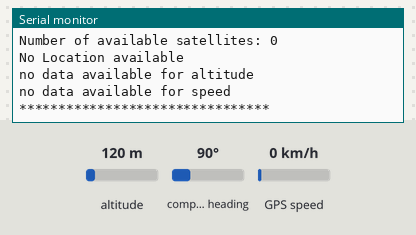
Simulated run of this sketch. Board: Arduino Uno, built for the host (arithmetic inside an expression is 32-bit, double 64-bit). Shown: the last lines printed to the serial monitor. The inputs (shaded band) are chosen by the test bench; at power-on: altitude 120 m, GPS speed 0 km/h, compass heading 90°. The GPS gets a fix after 3 s at 37.7749, -122.4194 with 8 satellites.

Above: at 1.2 s.
1.3 s: altitude set to 20 m
At 4.8 s:
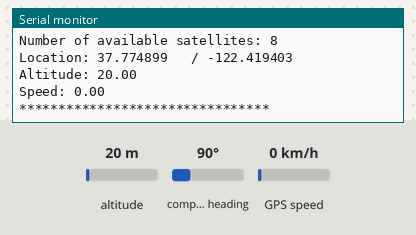
5.4 s: GPS speed set to 2 km/h
At 6.7 s:
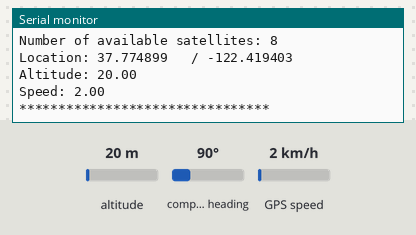
6.9 s: altitude set to 250 m
At 7.9 s:
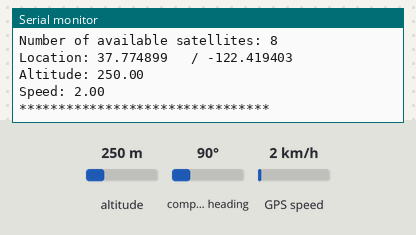

Measured:
- after the input at 1.3 s, the serial monitor: prints a new line after 2.7 s (image 1)
- after the input at 5.4 s, the serial monitor: prints a new line after 0.65 s (image 2)
- after the input at 6.9 s, the serial monitor: prints a new line after 0.16 s (image 3)

The sketch:

GPS_Customized.ino
```cpp
//This is a customized version of "full example" in TinyGPS++ library
//for sadra cansat team 2017

#include <TinyGPS++.h>
#include <SoftwareSerial.h>

static const int RXPin = 3, TXPin = 4;
static const uint32_t GPSBaud = 9600;

TinyGPSPlus gps;
SoftwareSerial ss(RXPin, TXPin);

void setup()
{
  Serial.begin(115200);
  ss.begin(GPSBaud);
}

void loop()
{
    if(gps.satellites.isValid())
    {
      Serial.print("Number of available satellites: ");
      Serial.println(gps.satellites.value());
    }
  else
    Serial.println("no data available for GPS lock");

    if(gps.location.isValid())
    {
      Serial.print("Location: ");
      printFloat(gps.location.lat());
      Serial.print(" / ");
      printFloat(gps.location.lng());
      Serial.println();
    }
  else
    Serial.println("No Location available");

  if(gps.altitude.isValid())
    {
      Serial.print("Altitude: ");
      Serial.println(gps.altitude.meters());
    }
  else
    Serial.println("no data available for altitude");

  if(gps.speed.isValid())
    {
      Serial.print("Speed: ");
      Serial.println(gps.speed.kmph());
    }
  else
    Serial.println("no data available for speed");

  Serial.println("********************************");

 smartDelay(1000);

}

// This custom version of delay() ensures that the gps object
// is being "fed".
static void smartDelay(unsigned long ms)
{
  unsigned long start = millis();
  do
  {
    while (ss.available())
      gps.encode(ss.read());
  } while (millis() - start < ms);
}

static void printFloat(float val)
{

    Serial.print(val, 6);
    int vi = abs((int)val);
    int flen = 6 + (val < 0.0 ? 2 : 1); // . and -
    flen += vi >= 1000 ? 4 : vi >= 100 ? 3 : vi >= 10 ? 2 : 1;
    for (int i=flen; i<11; ++i)
      Serial.print(' ');

  smartDelay(0);
}
```
